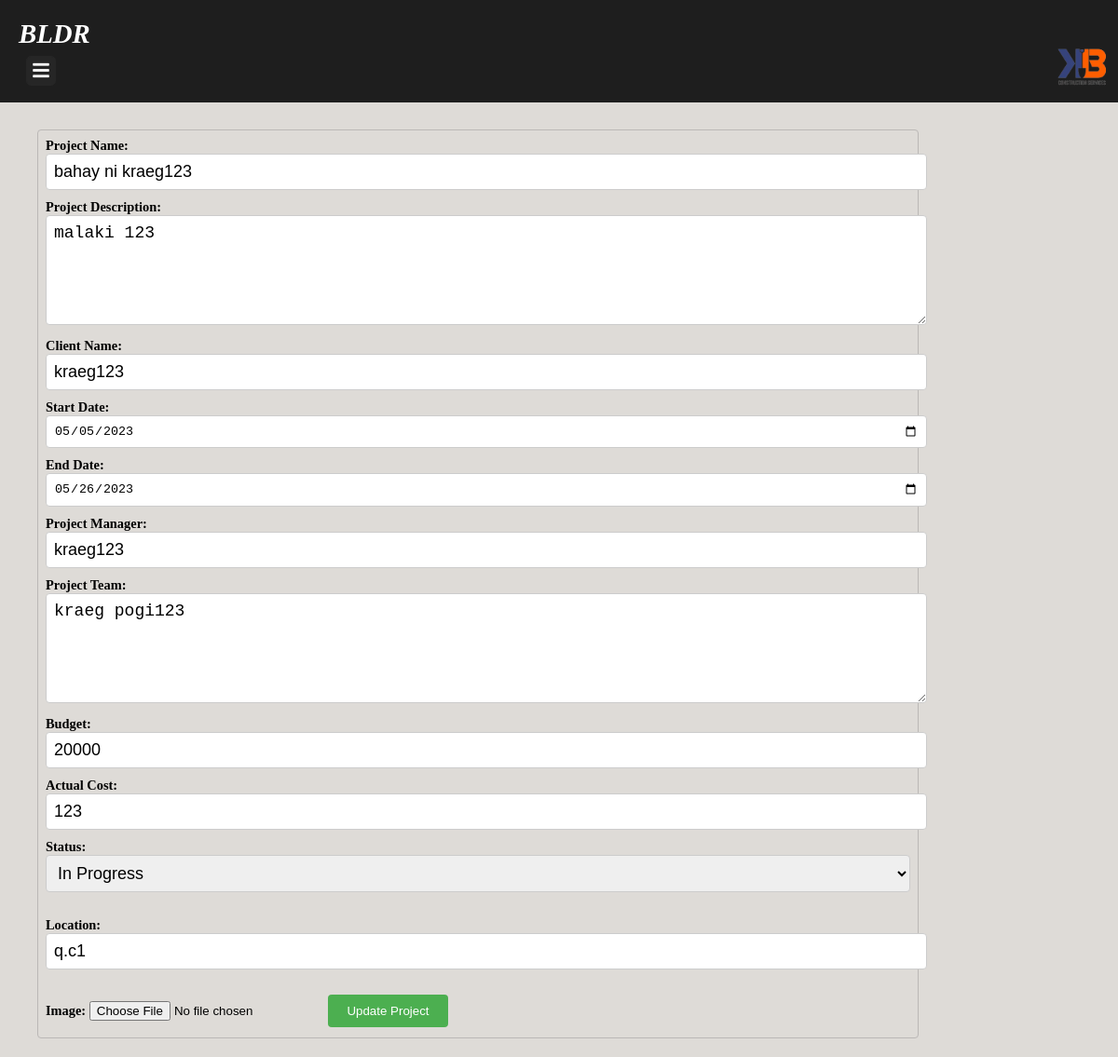
/edit_project.php?project_id=6 (signed in), run on the app's committed database.
### tables this page shows
CREATE TABLE `project` (
  `project_id` int(11) NOT NULL,
  `project_name` varchar(255) NOT NULL,
  `project_description` text NOT NULL,
  `client_name` varchar(255) NOT NULL,
  `start_date` date NOT NULL,
  `end_date` date NOT NULL,
  `project_manager` varchar(255) NOT NULL,
  `project_team` text NOT NULL,
  `budget` float NOT NULL,
  `actual_cost` float DEFAULT NULL,
  `status` varchar(255) NOT NULL,
  `location` varchar(255) NOT NULL,
  `image` text DEFAULT NULL
);

### edit_project.php (the view, shortened to what this page needs)
<?php
include('permission.php');
    ?>
    <?php
if (isset($_GET['project_id'])) {
    $project_id = $_GET['project_id'];
    $sql = "SELECT * FROM project WHERE project_id=$project_id";
    $result = $con->query($sql);
    if ($result->num_rows == 1) {
        $row = $result->fetch_assoc();
        $status = $row['status'];
        $location = $row['location'];
    } else {
        echo "Project not found";
    }
}
include('layouts/header.php');
?>
<link rel="stylesheet" href="edit_project.css">
    <div class="main-content">
    <form method="post" action="edit_project.php" enctype="multipart/form-data">
    <label>Project Name:</label><br>
    <input type="text" name="project_name" value="<?php echo $row['project_name']; ?>"><br>
    <label>Project Description:</label><br>
    <textarea name="project_description"><?php echo $row['project_description']; ?></textarea><br>
    <label>Client Name:</label><br>
    <input type="text" name="client_name" value="<?php echo $row['client_name']; ?>"><br>
    <label>Start Date:</label><br>
    <input type="date" name="start_date" value="<?php echo $row['start_date']; ?>"><br>
    <label>End Date:</label><br>
    <input type="date" name="end_date" value="<?php echo $row['end_date']; ?>"><br>
    <label>Project Manager:</label><br>
    <input type="text" name="project_manager" value="<?php echo $row['project_manager']; ?>"><br>
    <label>Project Team:</label><br>
    <textarea name="project_team"><?php echo $row['project_team']; ?></textarea><br>
    <label>Budget:</label><br>
    <input type="text" name="budget" value="<?php echo $row['budget']; ?>"><br>
    <label>Actual Cost:</label><br>
    <input type="text" name="actual_cost" value="<?php echo $row['actual_cost']; ?>"><br>
    <label>Status:</label><br>
<select name="status">
\  <option value="in_progress" <?php if($status == 'in_progress') echo 'selected'; ?>>In Progress</option>
</select>
<br><br>
<label>Location:</label><br>
<input type="text" name="location" value="<?php echo $location; ?>">
<br><br>
<label for="image">Image:</label>
<input type="file" name="image" id="image" accept="image/*">
<input type="submit" name="submit" value="Update Project">
    </div>
  </body>
</html>

### bldr.css (style rules this page uses)
body { font-size: 0.9em; }
* { margin: 0; padding: 0; text-decoration: none; }
.main-content { margin-left: 0; padding: 20px; transition: margin-left 0.5s; }
.main-content { margin-top: 100px; }
body { background-color: #dedbd7; }

### edit_project.css (style rules this page uses)
label { font-weight: bold; }
input[type="text"], textarea, select { width: 100%; padding: 8px; margin-bottom: 10px; border: 1px solid #ccc; border-radius: 4px; font-size: 18px; }
input[type="date"] { width: 100%; padding: 8px; margin-bottom: 10px; border: 1px solid #ccc; border-radius: 4px; }
input[type="file"] { margin-bottom: 10px; }
input[type="submit"] { padding: 10px 20px; background-color: #4CAF50; color: white; border: none; border-radius: 4px; cursor: pointer; }
textarea { height: 100px; font-size: 18px; }
form { margin-left: 20px; border: 1px solid #bbb8b6; border-radius: 4px; padding: 8px; width: 80%; margin-top: 0; }

### data on the page
project: project_name "bahay ni kraeg123", project_description "malaki 123", client_name "kraeg123", start_date "05/05/2023", end_date "05/26/2023", project_manager "kraeg123", project_team "kraeg pogi123", budget "20000", actual_cost "123", status "In Progress", location "q.c1"
